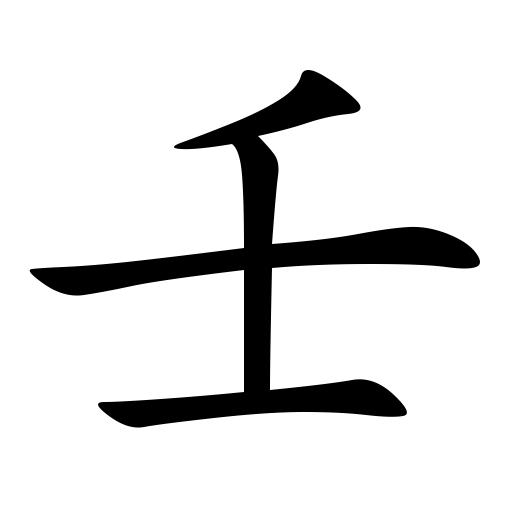
#> input picture test_images/1133壬.jpg, 512 x 512 px
$ python test_smooth_skeleton.py   (older library calls are emulated)
#> lines starting #> are read from the running program, lines starting #| are printed output that depends on the picture; after the words box and inside, x2 and y2 are one past the last pixel; in counts of white or black regions, pixels touching at a corner belong together; long printed decimals are rounded
### utils/Functions.py
import cv2
import math
import numpy as np
from math import sin, cos, sqrt
from skimage.measure import compare_ssim as ssim
from skimage.morphology import skeletonize
from PyQt5.QtCore import *
from PyQt5.QtGui import *
from PyQt5.QtWidgets import *


def removeShortBranchesOfSkeleton(skeleton, length_threshold=30):
    """
    Remove the short branches of skeleton image.
    :param skeleton:
    :param length_threshold:
    :return:
    """
    if skeleton is None:
        return

    # 1. Find the cross points and end points
    end_points = getEndPointsOfSkeletonLine(skeleton)
    cross_points = getCrossPointsOfSkeletonLine(skeleton)

    # 2. For each cross points, calculate the distance between it with near by end points. if distance smaller
    #    than the length_threshold, remove the points begin with end point and end with cross point.

    for cpt in cross_points:
        for ept in end_points:
            dist = math.sqrt((cpt[0] - ept[0]) ** 2 + (cpt[1] - ept[1]) ** 2)

            if dist < length_threshold:
                print("dist: %f" % dist)
                erased_points = getPointsOnSkeletonSegmentation(skeleton, ept, cpt, cross_points)
                print("erased points num: %d" % len(erased_points))
                skeleton = erasePointsOfSkeleton(skeleton, erased_points)

    return skeleton


def getPointsOnSkeletonSegmentation(skeleton, start, end, cross_points):
    """
    Get points on skeleton segmentation from start point (end_point) to end point (cross_point)
    :param skeleton:
    :param start:
    :param end:
    :param cross_points: it is used to detect the end of segmentation.
    :return:
    """
    points = []
    if skeleton is None:
        return points

    current_pt = next_pt = start

    while True:

        # find the next point in 8-connect points
        x = current_pt[0];
        y = current_pt[1]

        # next point in cross points, should be terminated
        if (x, y - 1) in cross_points or (x + 1, y - 1) in cross_points or (x + 1, y) in cross_points or \
                (x + 1, y + 1) in cross_points or (x, y + 1) in cross_points or (x - 1, y + 1) in cross_points or \
                (x - 1, y) in cross_points or (x - 1, y - 1) in cross_points:
            break

        # P2
        if skeleton[y - 1][x] == 0.0 and (x, y - 1) not in points:
            next_pt = (x, y - 1)
        # P3
        elif skeleton[y - 1][x + 1] == 0.0 and (x + 1, y - 1) not in points:
            next_pt = (x + 1, y - 1)
        # P4
        elif skeleton[y][x + 1] == 0.0 and (x + 1, y) not in points:
            next_pt = (x + 1, y)
        # P5
        elif skeleton[y + 1][x + 1] == 0.0 and (x + 1, y + 1) not in points:
            next_pt = (x + 1, y + 1)
        # P6
        elif skeleton[y + 1][x] == 0.0 and (x, y + 1) not in points:
            next_pt = (x, y + 1)
        # P7
        elif skeleton[y + 1][x - 1] == 0.0 and (x - 1, y + 1) not in points:
            next_pt = (x - 1, y + 1)
        # P8
        elif skeleton[y][x - 1] == 0.0 and (x - 1, y) not in points:
            next_pt = (x - 1, y)
        # P9
        elif skeleton[y - 1][x - 1] == 0.0 and (x - 1, y - 1) not in points:
            next_pt = (x - 1, y - 1)

        # is next point is the cross point:

        points.append(current_pt)
        current_pt = next_pt

    points.append(end)
    return points


def erasePointsOfSkeleton(skeleton, erased_points):
    """
    Earse small and short branches.
    :param skeleton:
    :param erased_points:
    :return:
    """
    if skeleton is None:
        return
    if erased_points is None or len(erased_points) == 0:
        print("erased point is None !")
        return skeleton
    # erase the points
    for pt in erased_points:
        skeleton[pt[1]][pt[0]] = 255

    return skeleton


# [730 lines left out: functions resizeImages, addMinBoundingBox, getSingleMaxBoundingBoxOfImage, getAllMiniBoundingBoxesOfImage, getRotatedMinimumBoundingBox, coverTwoImages and 21 more, not called in this run]


def getSkeletonOfImage(image):
    """
    Get skeleton of grayscale image.
    :param image:
    :return:
    """
    if image is None:
        return
    img_bit = image != 255
    skeleton = skeletonize(img_bit)
    skeleton = (1 - skeleton) * 255
    skeleton = np.array(skeleton, dtype=np.uint8)
    return skeleton


# [51 lines left out: function removeBreakPointsOfContour, not called in this run]


# def getSkeletonOfImage(image, shape=cv2.MORPH_CROSS, kernel=(3, 3)):
#     """
#     Get the skeletion of grayscale image of character.
#     :param image: grayscale image of character.
#     :param shape: element shape that could be one of the following: MORPH_RECT, MORPH_ELLIPSE, MORPH_CROSS, and
#         CV_SHAPE_CUSTOM.
#     :param kernel: size of the structuring element.
#     :return: the skeleton grayscale image of character.
#     """
#     if image is None:
#         return None
#
#     # original image invert color
#     image = 255 - image
#
#     # skeleton
#     skel = np.zeros(image.shape, np.uint8)
#     size = np.size(image)
#
#     element = cv2.getStructuringElement(shape, kernel)
#     done = False
#
#     while (not done):
#         eroded = cv2.erode(image, element)
#         temp = cv2.dilate(eroded, element)
#         temp = cv2.subtract(image, temp)
#         skel = cv2.bitwise_or(skel, temp)
#         image = eroded.copy()
#
#         zeros = size - cv2.countNonZero(image)
#         if zeros == size:
#             done = True
#     # invert the color of skeleton image
#     skel = 255 - skel
#     return skel


def getNumberOfValidPixels(image, x, y):
    """
    Get the number of valid pixels of the 8-neighbours of (x, y)
    :param image: grayscale image of character
    :param x: x value of Point (x, y)
    :param y: y value of Point (x, y)
    :return: the number of valid pixels of the 8-neighbours of (x, y)
    """
    valid_num = 0

    # X2 point
    if image[y - 1][x] == 0.0:
        valid_num += 1

    # X3 point
    if image[y - 1][x + 1] == 0.0:
        valid_num += 1

    # X4 point
    if image[y][x + 1] == 0.0:
        valid_num += 1

    # X5 point
    if image[y + 1][x + 1] == 0.0:
        valid_num += 1

    # X6 point
    if image[y + 1][x] == 0.0:
        valid_num += 1

    # X7 point
    if image[y + 1][x - 1] == 0.0:
        valid_num += 1

    # X8 point
    if image[y][x - 1] == 0.0:
        valid_num += 1

    # X9 point
    if image[y - 1][x - 1] == 0.0:
        valid_num += 1

    return valid_num


def getEndPointsOfSkeletonLine(image):
    """
    Obtain the end points of skeleton line, suppose the image is the skeleton image(white background and black
    skeleton line).
    :param image: the skeleton grayscale image of character
    :return: the end points of skeleton line
    """
    end_points = []
    if image is None:
        return end_points

    # find the end points which number == 1
    for y in range(1, image.shape[0] - 1):
        for x in range(1, image.shape[1] - 1):
            if image[y][x] == 0.0:
                # black points number
                black_num = getNumberOfValidPixels(image, x, y)
                # end points
                if black_num == 1:
                    end_points.append((x, y))
    return end_points


# [22 lines left out: function getCrossAreaPointsOfSkeletionLine, not called in this run]


def getCrossPointsOfSkeletonLine(image, threshold=10):
    """
    Get the cross points of skeleton line.
    :param image: the skeleton grayscale image of character.
    :return: cross points of skeleton line of character.
    """
    cross_points = []
    cross_points_merged = []
    used_index = []
    if image is None:
        return cross_points
    # find cross points
    for y in range(1, image.shape[0] - 1):
        for x in range(1, image.shape[1] - 1):
            if image[y][x] == 0.0:
                # black points
                black_num = getNumberOfValidPixels(image, x, y)

                # cross points
                if black_num >= 3:
                    cross_points.append((x, y))
    # maintain only one point of several closed cross points
    for i in range(len(cross_points)):
        if i in used_index:
            continue
        curr_pt = cross_points[i]
        closed_pt = curr_pt
        for j in range(len(cross_points)):
            if i == j:
                continue
            dist = math.sqrt((curr_pt[0] - cross_points[j][0])**2 + (curr_pt[1]-cross_points[j][1])**2)
            if dist < threshold:
                closed_pt = cross_points[j]
                used_index.append(j)

        if curr_pt == closed_pt:
            cross_points_merged.append(curr_pt)
            used_index.append(i)
        else:
            cross_points_merged.append(closed_pt)


    # # remove the extra cross points and maintain the single cross point of several close points
    # for (x, y) in cross_points:
    #     black_num = 0
    #     # P2
    #     if image[y - 1][x] == 0.0 and (x, y - 1) in cross_points:
    #         black_num += 1
    #     # P4
    #     if image[y][x + 1] == 0.0 and (x + 1, y) in cross_points:
    #         black_num += 1
    #     # P6
    #     if image[y + 1][x] == 0.0 and (x, y + 1) in cross_points:
    #         black_num += 1
    #     # P8
    #     if image[y][x - 1] == 0.0 and (x - 1, y) in cross_points:
    #         black_num += 1
    #
    #     if black_num == 2 or black_num == 3 or black_num == 4:
    #         # print(black_num)
    #         cross_points_no_extra.append((x, y))
    #
    #     if (x, y) in cross_points and (x, y - 1) not in cross_points and (x + 1, y - 1) not in cross_points and (
    #     x + 1, y) not in \
    #             cross_points and (x + 1, y + 1) not in cross_points and (x, y + 1) not in cross_points and (
    #     x - 1, y + 1) not in \
    #             cross_points and (x - 1, y) not in cross_points and (x - 1, y - 1) not in cross_points:
    #         cross_points_no_extra.append((x, y))

    return cross_points_merged


# [392 lines left out: functions removeExtraBranchesOfSkeleton, removeBranchOfSkeletonLine, getPointsOfExtraBranchOfSkeletonLine, sortPointsOnContourOfImage, cubic_bezier_sum, draw_cubic_bezier and 3 more, not called in this run]


def reparameterize(bezier, points, parameters):
    return [newtonRaphsonRootFind(bezier, point, u) for point, u in zip(points, parameters)]


# [47 lines left out: functions newtonRaphsonRootFind, chordLengthParameterize, computeMaxError, not called in this run]


def normalize(v):
    return v / np.linalg.norm(v)


# evaluates cubic bezier at t, return point
def q(ctrlPoly, t):
    return (1.0 - t) ** 3 * ctrlPoly[0] + 3 * (1.0 - t) ** 2 * t * ctrlPoly[1] + 3 * (1.0 - t) * t ** 2 * ctrlPoly[
        2] + t ** 3 * ctrlPoly[3]


# evaluates cubic bezier first derivative at t, return point
def qprime(ctrlPoly, t):
    return 3 * (1.0 - t) ** 2 * (ctrlPoly[1] - ctrlPoly[0]) + 6 * (1.0 - t) * t * (
                ctrlPoly[2] - ctrlPoly[1]) + 3 * t ** 2 * (ctrlPoly[3] - ctrlPoly[2])


# evaluates cubic bezier second derivative at t, return point
def qprimeprime(ctrlPoly, t):
    return 6 * (1.0 - t) * (ctrlPoly[2] - 2 * ctrlPoly[1] + ctrlPoly[0]) + 6 * (t) * (
                ctrlPoly[3] - 2 * ctrlPoly[2] + ctrlPoly[1])


# [883 lines left out: functions getCenterOfRectangles, combineRectangles, rgb2qimage, addBackgroundImage, image_segment_with_net, createBackgound and 23 more, not called in this run]

### test_smooth_skeleton.py
import cv2
import numpy as np
import math

from utils.Functions import getSkeletonOfImage, getCrossPointsOfSkeletonLine, getEndPointsOfSkeletonLine, \
    removeShortBranchesOfSkeleton


path = "test_images/1133壬.jpg"

img = cv2.imread(path, 0)
#> img is the input picture: shape (512, 512); min 0, max 255, mean 224.9

_, img_bit = cv2.threshold(img, 127, 255, cv2.THRESH_BINARY)
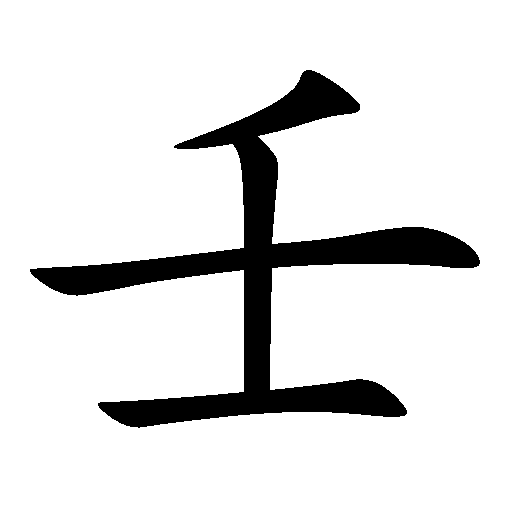
#> img_bit: shape (512, 512); 88.2% white; 1 black region, box (x1, y1, x2, y2) and area: (30, 70, 480, 428) 30957

# get skeleton
skeleton = getSkeletonOfImage(img_bit)
#> in getSkeletonOfImage, `skeleton = skeletonize(img_bit)`:
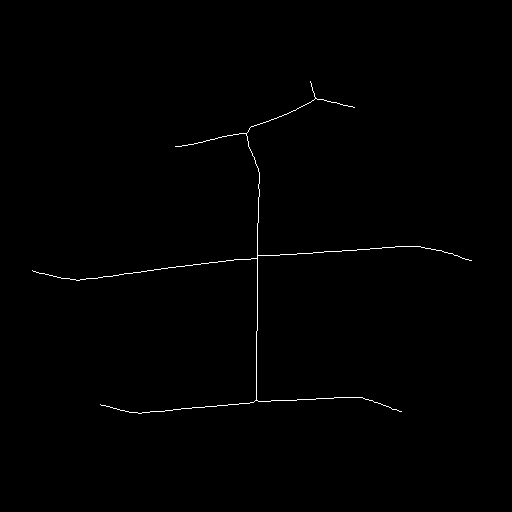
#> skeleton: shape (512, 512) bool; 0.46% white in thin lines or dots, all inside (x1, y1, x2, y2) = (32, 81, 472, 414)

end_points = getEndPointsOfSkeletonLine(skeleton)
#> after the loop in getEndPointsOfSkeletonLine, `for y in range(1, image.shape[0] - 1):`: end_points = [(310, 81), (354, 107), (175, 146), (471, 260), (32, 270), (100, 404), (401, 411)]
cross_points = getCrossPointsOfSkeletonLine(skeleton)
#> after the loop in getCrossPointsOfSkeletonLine, `for y in range(1, image.shape[0] - 1):`: cross_points = [(315, 97), (315, 98), (316, 98), (245, 133), (246, 133), (246, 134), (257, 254), (257, 255), (258, 255), (257, 256), (257, 257), (256, 258), (257, 258), (257, 259), (256, 399), (255, 400), (256, 400), (257, 400)]
#> the loop in getCrossPointsOfSkeletonLine, `for i in range(len(cross_points)):` made 18 passes
#> after the loop in getCrossPointsOfSkeletonLine, `for i in range(len(cross_points)):`: cross_points_merged = [(316, 98), (246, 134), (257, 259), (257, 400)]; used_index = [1, 2, 4, 5, 7, 8, 9, 10, 11, 12, 13, 15, 16, 17]
#> cross_points = [(316, 98), (246, 134), (257, 259), (257, 400)]

print("end points num: %d" % len(end_points))
#| end points num: 7
print("cross points num: %d" % len(cross_points))
#| cross points num: 4

cv2.imshow("skeleton original", skeleton)

# length threshold
skeleton = removeShortBranchesOfSkeleton(skeleton, length_threshold=30)
#> the loop in getCrossPointsOfSkeletonLine (call 2), `for i in range(len(cross_points)):` made 18 passes
#> the loop in removeShortBranchesOfSkeleton, `for cpt in cross_points:` made 4 passes
#> cpt on pass 1: (316, 98)
#| dist: 18.028
#| erased points num: 17
#> after the loop in removeShortBranchesOfSkeleton, `for cpt in cross_points:`: skeleton: shape (512, 512); 99.5% white; black in thin lines or dots, all inside (x1, y1, x2, y2) = (32, 97, 472, 414)


cv2.imshow("skeleton smoothed", skeleton)


cv2.waitKey(0)
cv2.destroyAllWindows()

$ run again, with test_images/0001ding.jpg copied over test_images/1133壬.jpg
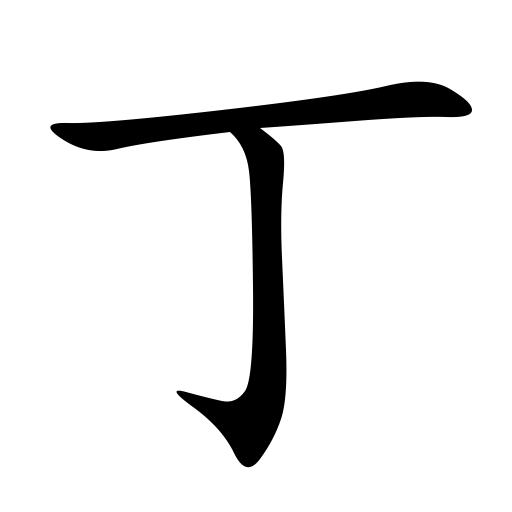
#> input picture test_images/0001ding.jpg, 512 x 512 px
#> img is the input picture: shape (512, 512); min 0, max 255, mean 231.9
#> `_, img_bit = cv2.threshold(img, 127, 255, cv2.THRESH_BINARY)`:
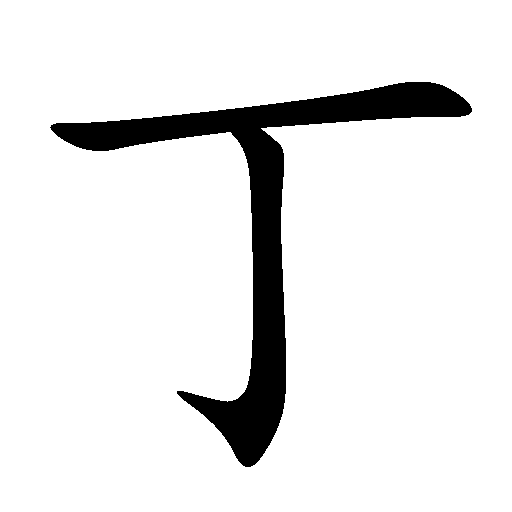
#> img_bit: shape (512, 512); 91% white; 1 black region, box (x1, y1, x2, y2) and area: (50, 82, 472, 467) 23718
#> in getSkeletonOfImage, `skeleton = skeletonize(img_bit)`:
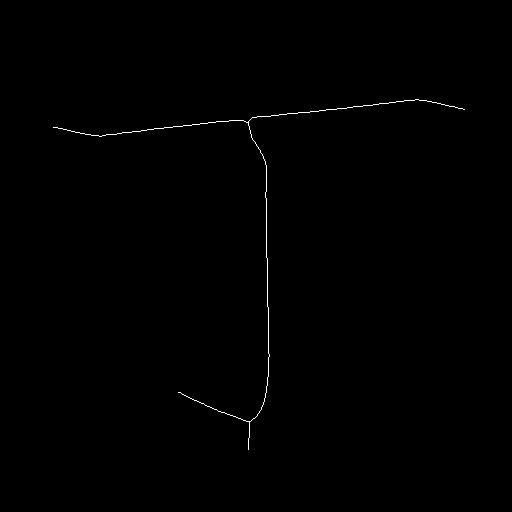
#> skeleton: shape (512, 512) bool; 0.31% white in thin lines or dots, all inside (x1, y1, x2, y2) = (53, 99, 465, 450)
#> after the loop in getEndPointsOfSkeletonLine, `for y in range(1, image.shape[0] - 1):`: end_points = [(464, 109), (53, 127), (178, 392), (248, 449)]
#> after the loop in getCrossPointsOfSkeletonLine, `for y in range(1, image.shape[0] - 1):`: cross_points = [(248, 121), (247, 122), (248, 122), (248, 123), (248, 421), (249, 421), (250, 421), (249, 422)]
#> the loop in getCrossPointsOfSkeletonLine, `for i in range(len(cross_points)):` made 8 passes
#> after the loop in getCrossPointsOfSkeletonLine, `for i in range(len(cross_points)):`: cross_points_merged = [(248, 123), (249, 422)]; used_index = [1, 2, 3, 5, 6, 7]
#> `cross_points = getCrossPointsOfSkeletonLine(skeleton)`: cross_points = [(248, 123), (249, 422)]
#| end points num: 4
#| cross points num: 2
#> in removeShortBranchesOfSkeleton, `end_points = getEndPointsOfSkeletonLine(skeleton)`: end_points = [(464, 109), (53, 127), (178, 392), (248, 449)]
#> the loop in getCrossPointsOfSkeletonLine (call 2), `for i in range(len(cross_points)):` made 8 passes
#> in removeShortBranchesOfSkeleton, `cross_points = getCrossPointsOfSkeletonLine(skeleton)`: cross_points = [(248, 123), (249, 422)]
#> the loop in removeShortBranchesOfSkeleton, `for cpt in cross_points:` made 2 passes
#> (printed output is left out)

$ run again, with test_images/0034串.jpg copied over test_images/1133壬.jpg
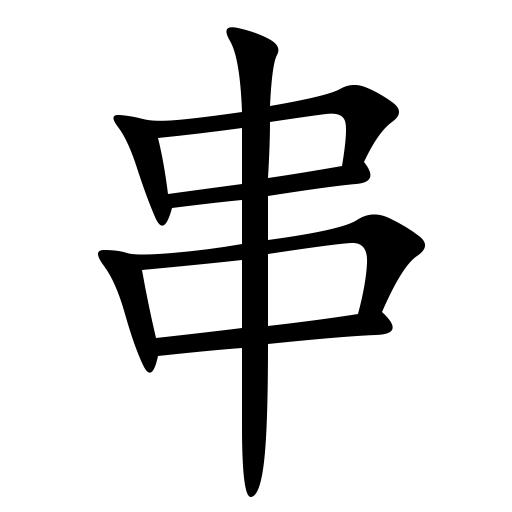
#> input picture test_images/0034串.jpg, 512 x 512 px
#> img is the input picture: shape (512, 512); min 0, max 255, mean 218
#> `_, img_bit = cv2.threshold(img, 127, 255, cv2.THRESH_BINARY)`:
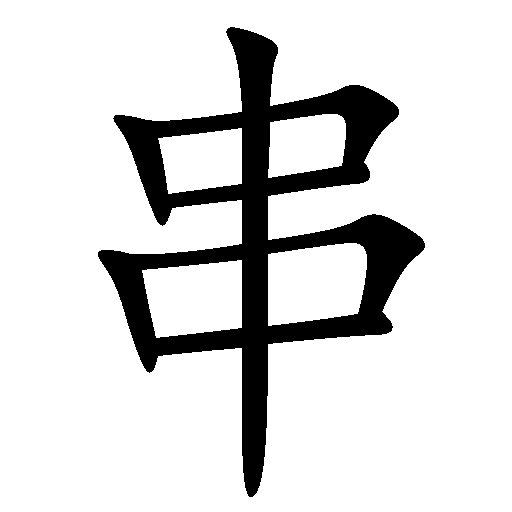
#> img_bit: shape (512, 512); 85.5% white; 1 black region, box (x1, y1, x2, y2) and area: (98, 27, 425, 497) 38056
#> in getSkeletonOfImage, `skeleton = skeletonize(img_bit)`:
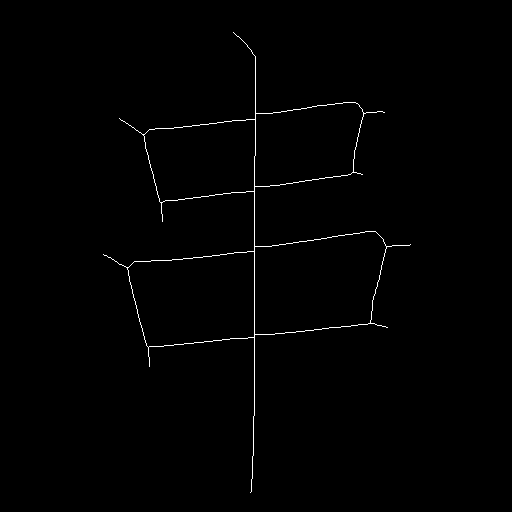
#> skeleton: shape (512, 512) bool; 0.69% white in thin lines or dots, all inside (x1, y1, x2, y2) = (103, 32, 411, 493)
#> after the loop in getEndPointsOfSkeletonLine, `for y in range(1, image.shape[0] - 1):`: end_points = [(233, 32), (384, 112), (119, 118), (362, 174), (162, 221), (410, 244), (103, 254), (387, 327), (149, 366), (250, 492)]
#> after the loop in getCrossPointsOfSkeletonLine, `for y in range(1, image.shape[0] - 1):`: cross_points = 60 pairs, first value 126 to 387, second value 112 to 347
#> the loop in getCrossPointsOfSkeletonLine, `for i in range(len(cross_points)):` made 60 passes
#> after the loop in getCrossPointsOfSkeletonLine, `for i in range(len(cross_points)):`: cross_points_merged = [(255, 120), (363, 114), (143, 135), (354, 172), (254, 192), (161, 203), (254, 252), (386, 247), (127, 268), (371, 323), (254, 338), (148, 347)]; used_index = 49 values, max 59 at index 48, min 2 at index 0, mean 30.31
#> `cross_points = getCrossPointsOfSkeletonLine(skeleton)`: cross_points has the same summary as cross_points_merged in getCrossPointsOfSkeletonLine
#| end points num: 10
#| cross points num: 12
#> the loop in getCrossPointsOfSkeletonLine (call 2), `for i in range(len(cross_points)):` made 60 passes
#> in removeShortBranchesOfSkeleton, `cross_points = getCrossPointsOfSkeletonLine(skeleton)`: cross_points has the same summary as cross_points_merged in getCrossPointsOfSkeletonLine
#> the loop in removeShortBranchesOfSkeleton, `for cpt in cross_points:` made 12 passes
#> cpt on passes 2, 3, 4, 6, 8, 9, 10, 12: (363, 114), (143, 135), (354, 172), (161, 203), (386, 247), (127, 268), (371, 323), (148, 347)
#> (printed output is left out)
